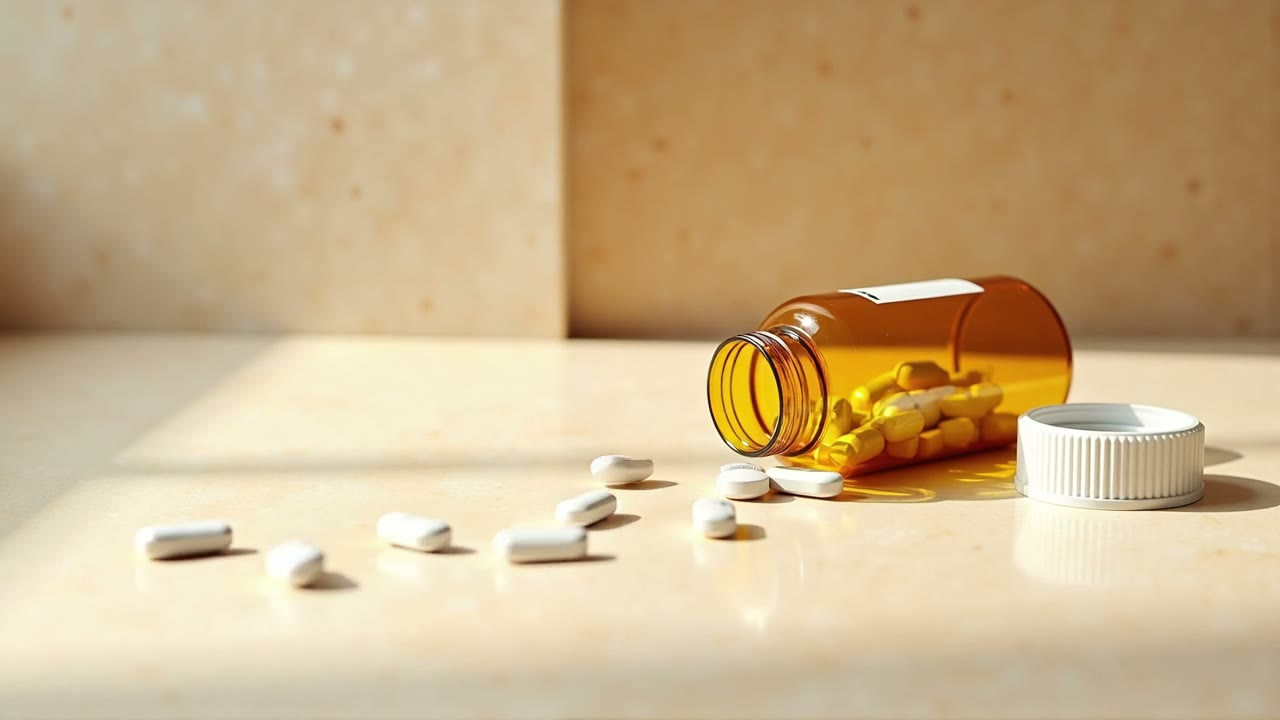
#> input picture assets/img/home/spill3-frame-last.jpg, 1280 x 720 px
$ python gen_bottle_cutout.py
#> lines starting #> are read from the running program, lines starting #| are printed output that depends on the picture
"""Cut the settled bottle out of the hero's last video frame.

The "depth trick" hero layering needs a sharp, transparent cutout of the
tipped-over bottle (plus the capsules spilling right at its mouth) from
assets/img/home/spill2-frame-last.jpg, positioned so it lands in EXACTLY
the same screen spot the bottle occupies in the video — at any viewport
size — once it fades in above the headline at the handoff moment.

The trick for pixel-perfect alignment without per-viewport math: export the
cutout on a transparent canvas at the SAME dimensions as the source frame
(1280x720), then apply the identical CSS the video/bg-img already use
(object-fit:cover; object-position:63% 50%). Because it's the same source
resolution cropped by the same rule, the browser lands the bottle in the
same spot the video left it in, with zero coordinate math or breakpoints.

    NUMBA_DISABLE_JIT=1 python tools/gen_bottle_cutout.py
"""
import os

os.environ.setdefault("NUMBA_DISABLE_JIT", "1")

import numpy as np
from PIL import Image, ImageFilter
from scipy import ndimage

ROOT = os.path.dirname(os.path.dirname(os.path.abspath(__file__)))
SRC = os.path.join(ROOT, "assets", "img", "home", "spill3-frame-last.jpg")
OUT = os.path.join(ROOT, "assets", "img", "home", "bottle-settled-cut.png")

# Crop the bottle + cap first, so rembg targets just that object instead of
# guessing across the whole 1280x720 stone-counter scene (the separately-
# scattered tablets on the left that the CSS pill sprites already own).
# v2 (spill3): bottle x~660-1070, cap x~1010-1210, y~250-540.
BBOX = (640, 230, 1240, 560)
FEATHER_PX = 1.5


def main():
    full = Image.open(SRC).convert("RGB")
#> full is the input picture: PIL image 1280x720 RGB; mean R, G, B 202.5, 177.8, 138.4
    W, H = full.size
#> W = 1280; H = 720
    crop = full.crop(BBOX)
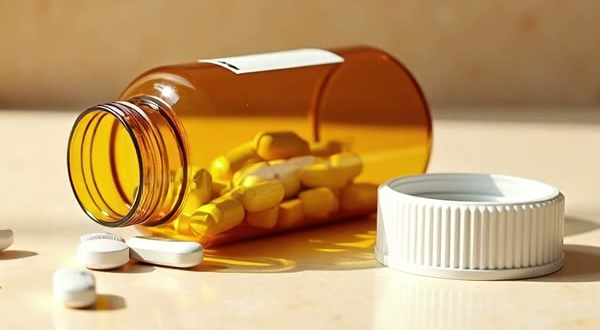
#> crop: PIL image 600x330 RGB; mean R, G, B 194.8, 158.1, 106.8

    from rembg import remove, new_session
    session = new_session("u2net")
    cut = remove(crop, session=session, alpha_matting=True,
                 alpha_matting_foreground_threshold=240,
                 alpha_matting_background_threshold=10,
                 alpha_matting_erode_size=8)
    cut = cut.convert("RGBA")

    arr = np.array(cut)
    alpha = arr[:, :, 3]

    # 1) largest connected component only — drops flecked rembg noise
    #    (stray glare pixels, a fingernail of the far window) so the only
    #    shape left is the bottle+capsules blob itself.
    mask = alpha > 20
    labeled, n = ndimage.label(mask)
    if n > 1:
        sizes = ndimage.sum(mask, labeled, range(1, n + 1))
        keep = np.argmax(sizes) + 1
        mask = labeled == keep
        alpha = np.where(mask, alpha, 0).astype(np.uint8)

    # 2) fill holes — the bottle's amber glass is translucent enough that
    #    rembg sometimes punches a hole through to the "background" alpha
    #    inside the glass; a solid silhouette reads as an object, a
    #    Swiss-cheese one reads as a bug.
    filled = ndimage.binary_fill_holes(alpha > 20)
    alpha = np.where(filled, np.maximum(alpha, 255), 0).astype(np.uint8)

    arr[:, :, 3] = alpha
    cut = Image.fromarray(arr, "RGBA")

    # 3) feather — a hard rembg edge on a photographic cutout looks cut out;
    #    a 1.5px blur of the alpha channel only (not the RGB) softens the
    #    silhouette edge to match the source photo's own lens softness.
    a_im = Image.fromarray(alpha, "L").filter(
        ImageFilter.GaussianBlur(FEATHER_PX))
    cut.putalpha(a_im)

    # Composite back onto a full-frame transparent canvas at the crop's
    # original position — this is what makes the CSS object-position math
    # line up with the video/bg-img automatically, at every viewport size.
    canvas = Image.new("RGBA", (W, H), (0, 0, 0, 0))
    canvas.alpha_composite(cut, dest=(BBOX[0], BBOX[1]))
    canvas.save(OUT, "PNG", optimize=True)

    nz = np.array(canvas)[:, :, 3]
    print("saved", OUT, canvas.size,
          "opaque px:", int((nz > 200).sum()),
          "/ total:", nz.size,
          "(%.1f%%)" % (100.0 * (nz > 20).sum() / nz.size))


if __name__ == "__main__":
    main()
#> (the call stopped at in main, `session = new_session("u2net")`: rembg is not available in this run)

$ run again, with assets/img/home/spill2-frame-last.jpg copied over assets/img/home/spill3-frame-last.jpg
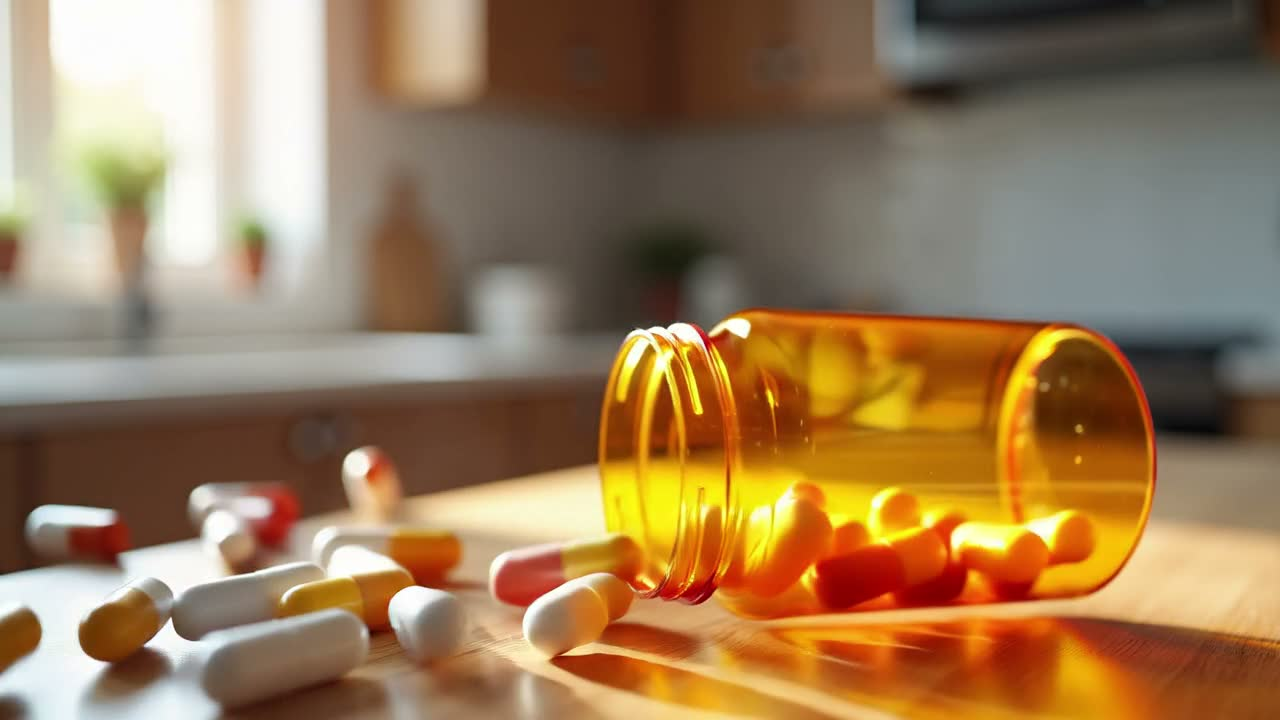
#> input picture assets/img/home/spill2-frame-last.jpg, 1280 x 720 px
#> in main, full is the input picture: PIL image 1280x720 RGB; mean R, G, B 153.6, 123, 88.6
#> in main, `crop = full.crop(BBOX)`:
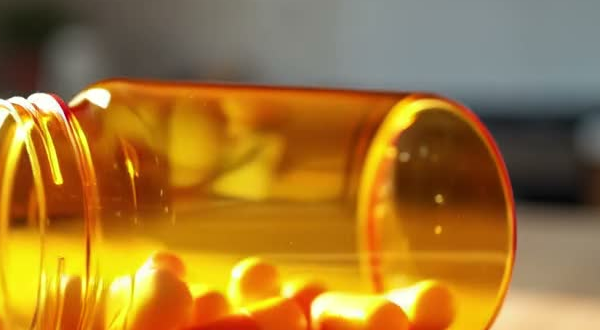
#> crop: PIL image 600x330 RGB; mean R, G, B 162.4, 118.8, 51.1

$ run again, with assets/img/home/spill4-frame-last.jpg copied over assets/img/home/spill3-frame-last.jpg
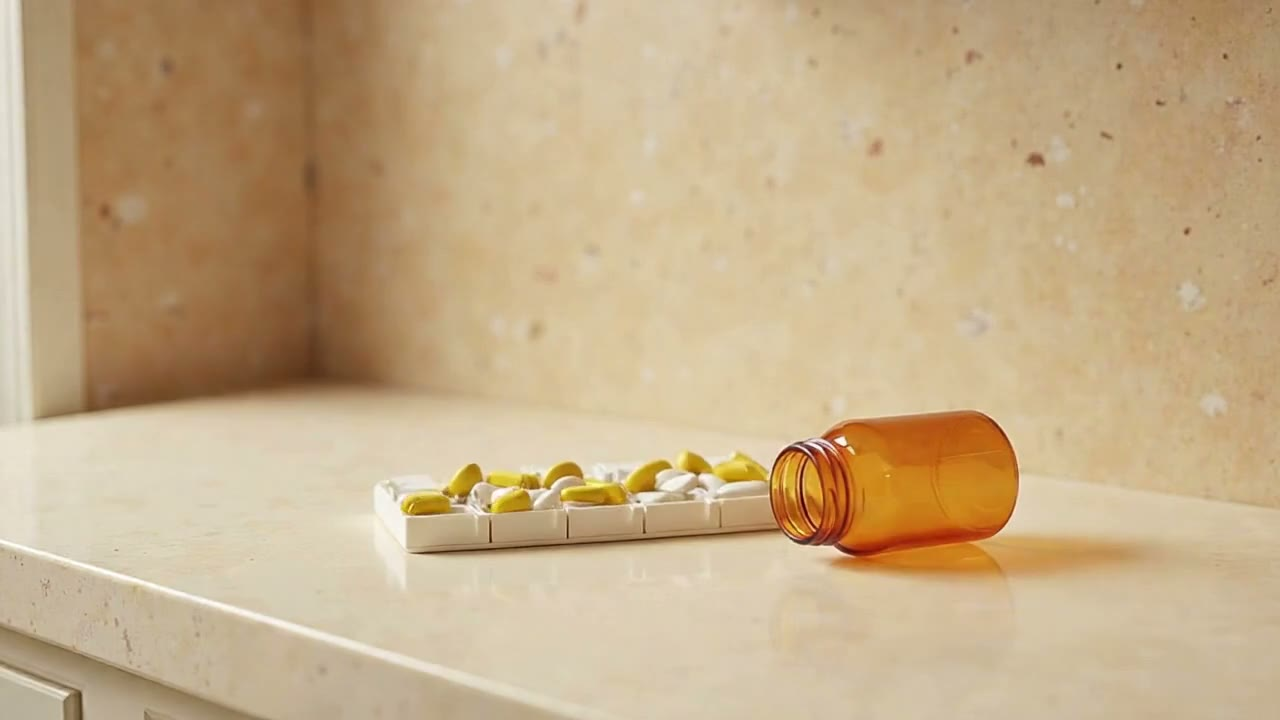
#> input picture assets/img/home/spill4-frame-last.jpg, 1280 x 720 px
#> in main, full is the input picture: PIL image 1280x720 RGB; mean R, G, B 196.9, 172.5, 135.8
#> in main, `crop = full.crop(BBOX)`:
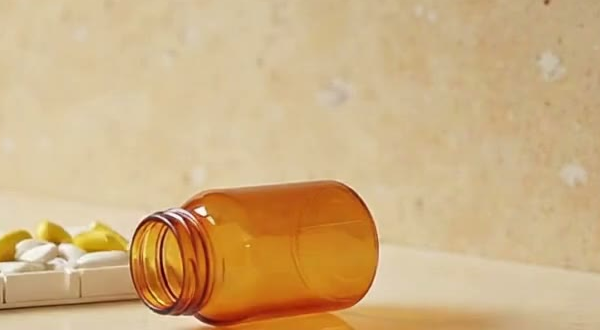
#> crop: PIL image 600x330 RGB; mean R, G, B 206.5, 175.6, 130.2

$ run again, with assets/img/home/spill6-frame-last.jpg copied over assets/img/home/spill3-frame-last.jpg
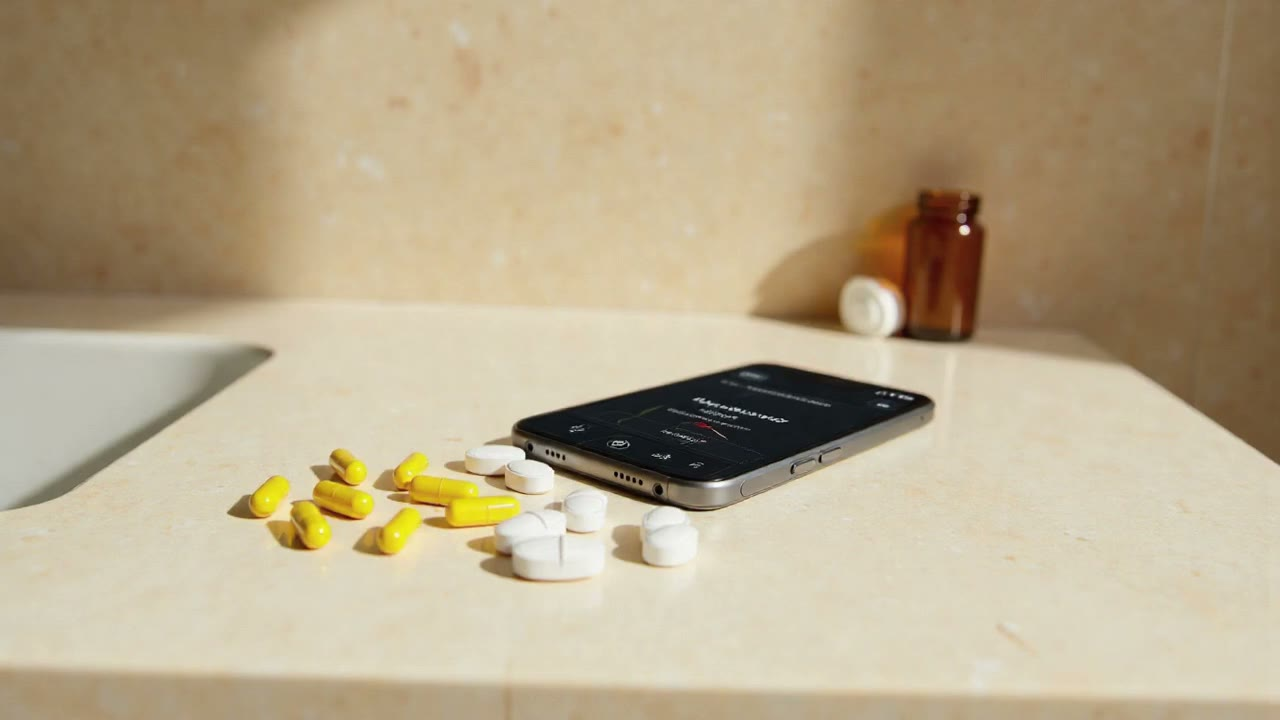
#> input picture assets/img/home/spill6-frame-last.jpg, 1280 x 720 px
#> in main, full is the input picture: PIL image 1280x720 RGB; mean R, G, B 183.9, 168.7, 138.9
#> in main, `crop = full.crop(BBOX)`:
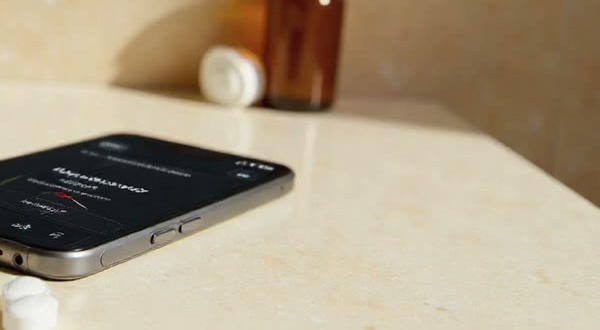
#> crop: PIL image 600x330 RGB; mean R, G, B 167.8, 153.3, 129.1
